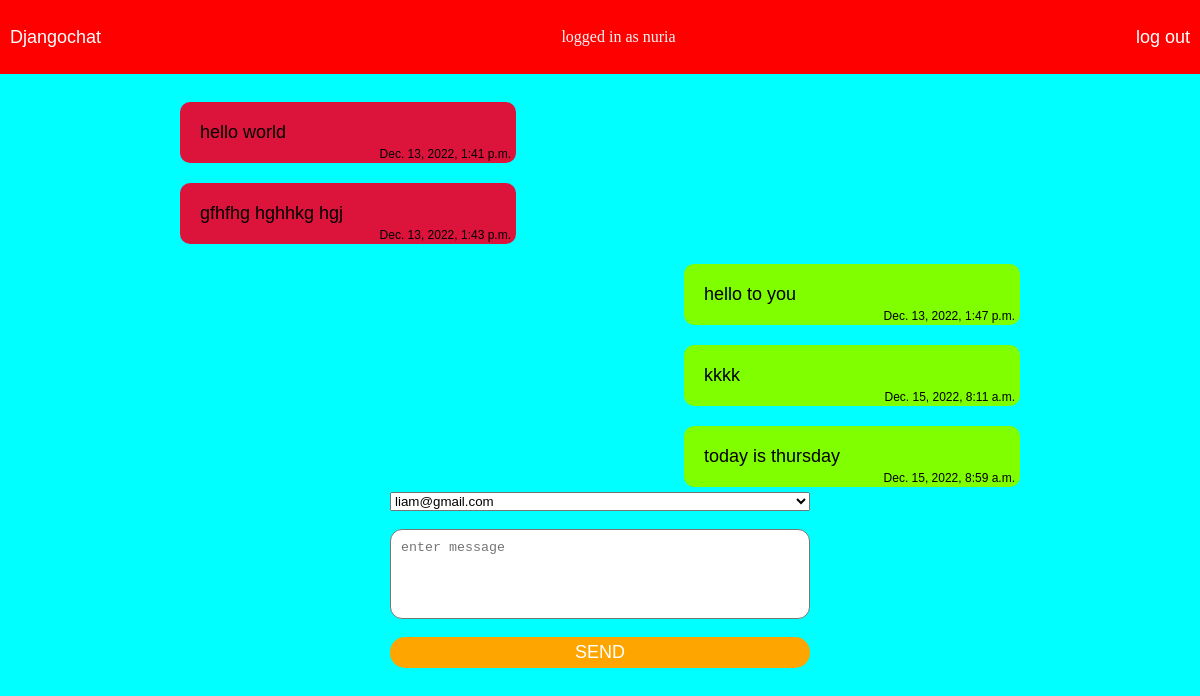
Page /viewer (signed in) on the committed database.
### core/models.py (models this page shows)
class User(AbstractUser):
    username = models.EmailField(max_length=30,unique=True)
    password = models.CharField(max_length=255)
    first_name = models.CharField(max_length=255)
    last_name = models.CharField(max_length=255)
    USERNAME_FIELD = 'username'
    REQUIRED_FIELDS = []

class Message(models.Model):
    body =models.TextField()
    author=models.ForeignKey(User,on_delete=models.PROTECT)
    timestamp = models.DateTimeField(auto_now_add=True)
    target=models.ForeignKey(User,on_delete=models.PROTECT,related_name="target")

### core/views.py (the view, shortened to what this page needs)
# urls.py: path('viewer',views.viewer, name='viewer'),
def viewer(request):
    if not request.user.is_authenticated:
        return redirect('/',request.path)
    else:
        users=User.objects.all()
        for user in users:
            if user != request.user:
                target= user
                print(target)
                break
        target=User.objects.get(username=target)
        author=request.user
        print(author)
        messagessent=Message.objects.filter(author=author,target=target).order_by('timestamp')
        messagesreceived=Message.objects.filter(target=author,author=target).order_by('timestamp')
        messages=messagessent|messagesreceived
        context={"messages":messages,"users":users,"active_target":target}
        return render(request,'viewer.html',context)

### core/templates/viewer.html (shortened to what this page needs)
{%extends 'base.html' %}
{%load static%}
{%block content%}
<div class="container">
{% for message in messages.values %}
{% if message.author_id == user.id %}
<div class="sent">
    {{message.body}}
    <div class="time">
        {{message.timestamp}}
    </div>
</div>
{%else%}
<div class="received">
    {{message.body}}
    <div class="time">
        {{message.timestamp}}
    </div>
</div>
{% endif %}
{% empty %}
<div class="nodata">
    no chat yet
</div>
{% endfor %}
</div>
<div  id="sendmessage">
    <form action="" method="post">
        <select name="target" id="myselect">
            <option value="{{active_target}}">{{active_target}}</option>
        </select><br>
        <textarea name="body" id="" cols="30" rows="10" placeholder="enter message"></textarea><br>
        <input type="submit" value="send">
    </form>
</div>
{%endblock%}

### core/templates/base.html (shortened to what this page needs)
{% load static %}
<!DOCTYPE html>
<html lang="en">
<head>
    <link rel="stylesheet" href="{% static 'css/style.css' %}">
</head>
<body style="background-color: aqua;">
    <nav class=>
    <div>
        <a href="{% url 'viewer' %}">Djangochat</a>
    </div>
    <div>
        {% if user.id %}
        <span id="status">logged in as {{user.first_name}}</span><br><br><br>
        {%else%}
        <span id="status">please log in or sign up</span>
        {% endif%}
    </div>
    <div>
        {% if user.id %}
        <div>
            <a href="{% url 'signout' %}">log out</a>
           </div>
       {%else%}
       <a href="{% url 'signup' %}">sign up</a>
       <div>
        <a href="{% url 'signin' %}">sign in</a>
       </div>
       {% endif %}
    </div>
    </nav>
{%block content%}
{%endblock%}
</body>
</html>

### core/static/css/style.css (style rules this page uses)
* { padding: 0; margin: 0; box-sizing: border-box; }

### core/templates/base.html (style rules this page uses)
nav, nav div { display: flex; flex-direction: row; list-style: none; background: red; padding: 5px 0; }
nav { justify-content: space-between; }
nav div a { padding: 0 10px; }
a { align-items: flex-end; text-decoration: none; font-size: 18px; color: white; padding: 5px 0; font-family: sans-serif; }
div { align-items: center; }
#status { color:whitesmoke; }

### core/templates/viewer.html (style rules this page uses)
.container { width: 70%; display: flex; flex-direction: column; margin:auto; margin-top: 18px; height: 400px; overflow-y: auto; align-items: center; }
.sent { align-self: end; padding: 20px; background-color: chartreuse; border-radius: 10px; width: 40%; margin: 10px 0; position: relative; font-size: 18px; font-family: sans-serif; }
.received { align-self: start; padding: 20px; background-color: crimson; border-radius: 10px; width: 40%; margin: 10px 0; position: relative; font-size: 18px; font-family: sans-serif; }
.time { position: absolute; bottom: 0; right: 0; font-size: 12px; padding:2px 5px; }
#sendmessage { margin: auto; width: 70%; display: flex; justify-content: center; }
textarea { width: 50%; height: 90px; border-radius: 12px; resize:none; padding: 10px; }
form { width: 100%; display: flex; flex-direction: column; align-items: center ; }
select { width:50%; }
input[type=submit] { width: 50%; padding: 5px 15px ; text-transform: uppercase; border: none; background-color: orange; font-size: 18px; color: white; border-radius: 15px; }

### rows in the picture
User: first_name "nuria"
Message: body "hello world", timestamp "Dec. 13, 2022, 1:41 p.m."
Message: body "gfhfhg hghhkg hgj", timestamp "Dec. 13, 2022, 1:43 p.m."
Message: body "hello to you", timestamp "Dec. 13, 2022, 1:47 p.m."
Message: body "kkkk", timestamp "Dec. 15, 2022, 8:11 a.m."
Message: body "today is thursday", timestamp "Dec. 15, 2022, 8:59 a.m."
User: target "liam@gmail.com"
